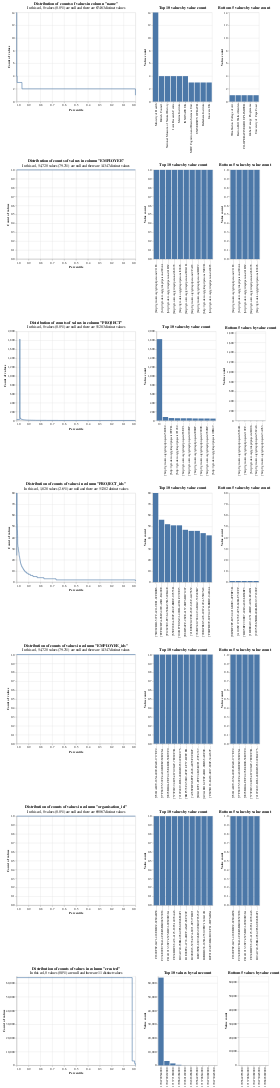

The cell this chart's notebook holds for it:
### Markdown cell above
# EDA

### Code cell
from splink.exploratory import profile_columns

profile_columns(gtr_orgs, db_api=DuckDBAPI(), top_n=10, bottom_n=5)
